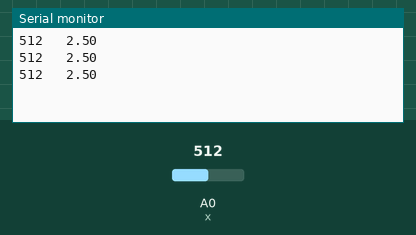
A sketch run on a simulated Arduino Uno, built with avr-gcc and run on an emulated ATmega328P. Parts: the last lines printed to the serial monitor. The inputs (shaded band) are chosen by the test bench; at power-on: A0 (x) = 512.

Above: at 1.3 s.
1.4 s: A0 (x) set to 716
At 1.9 s:
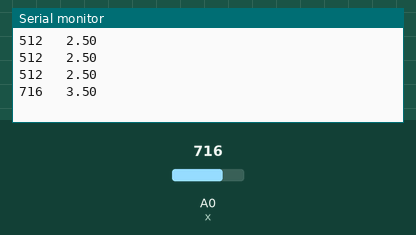
2.9 s: A0 (x) set to 900
At 3.4 s:
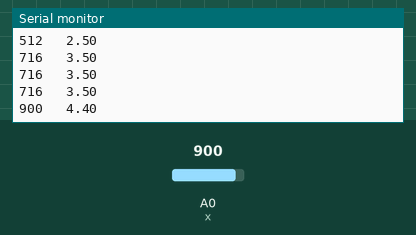
Timing chart, 0 to 5.9 s (numbered marks = the images above; inputs shaded):
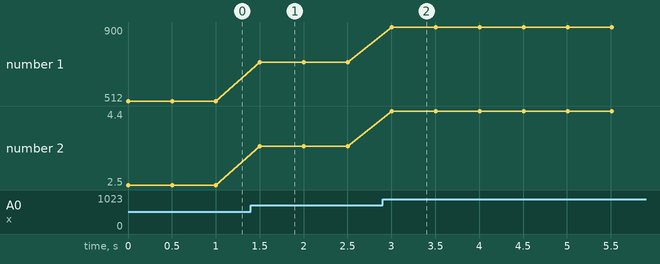

The sketch:

potentiometer.ino
```cpp
int x = A0;
float t;
int a;
int dt= 500;
void setup() {
  // put your setup code here, to run once:
Serial.begin(9600);
pinMode(x,INPUT);
}

void loop() {
  // put your main code here, to run repeatedly:
a= analogRead(x);
Serial.print(a);
t= ((5./1023.)*a);
Serial.print("   ");
Serial.println(t);
delay(dt);
}
```

Measured:
- after the input at 1.4 s, the serial monitor: prints a new line after 0.10 s (image 1)
- after the input at 2.9 s, the serial monitor: prints a new line after 0.10 s (image 2)
- plotted number 1: 512 → 716 after the input at 1.4 s, 716 → 900 after the input at 2.9 s
- plotted number 2: 2.5 → 3.5 after the input at 1.4 s, 3.5 → 4.4 after the input at 2.9 s
